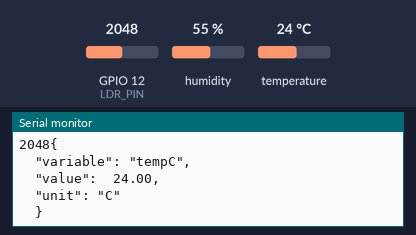
The sketch below on a simulated ESP32. Parts: the last lines printed to the serial monitor. The inputs (shaded band) are chosen by the test bench; at power-on: humidity 55 %, GPIO 12 (LDR_PIN) = 2048, temperature 24 °C. WiFi joins after 1.5 s; servers stay silent unless stated; uploads are accepted with an empty reply.

Above: at 3.3 s.
3.4 s: humidity set to 22 %
At 4.9 s:
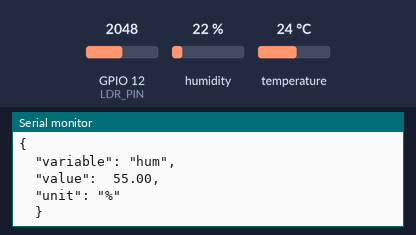
8.8 s: GPIO 12 (LDR_PIN) set to 2866
At 9.6 s:
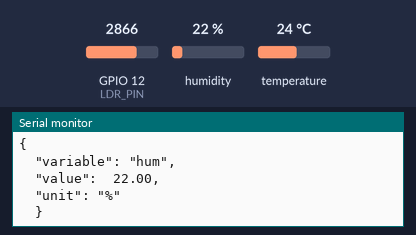
14.2 s: temperature set to 12 °C
At 16.0 s:
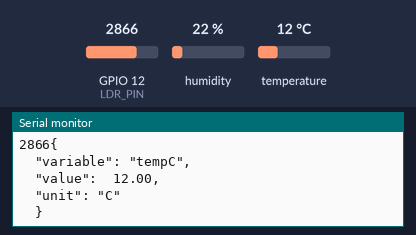
19.6 s: GPIO 12 (LDR_PIN) set to 3603
At 23.9 s:
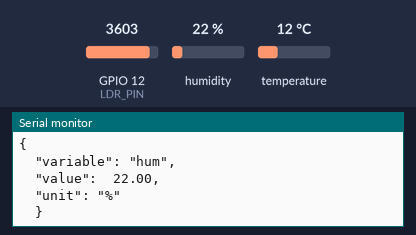
25.0 s: humidity set to 40 %
At 30.3 s:
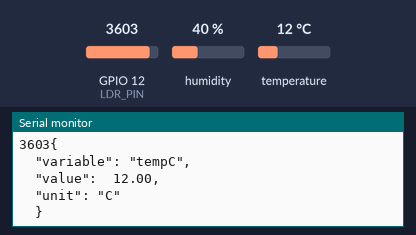
Timing chart, 0 to 31.4 s (numbered marks = the images above; inputs shaded):
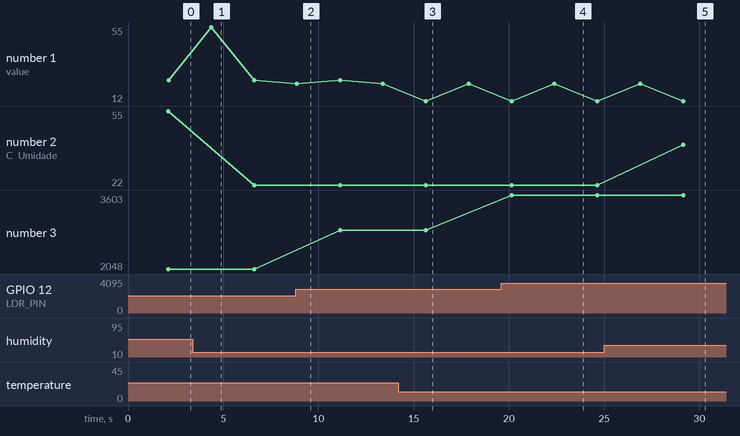

Measured:
- after the input at 14.2 s, the serial monitor: prints a new line after 1.4 s (image 3)
- after the input at 19.6 s, the serial monitor: prints a new line after 0.54 s (image 4)
- after the input at 25.0 s, the serial monitor: prints a new line after 4.1 s (image 5)
- plotted number 2: 55 → 22 after the input at 3.4 s, 22 → 40 after the input at 25.0 s
- plotted number 3: 2048 → 2866 after the input at 8.8 s, 2866 → 3603 after the input at 19.6 s

The sketch:

codigo-fonte.ino
```cpp
#include "Arduino.h"
#include "WiFi.h"
#include "HTTPClient.h"
#include <DHT.h>

#define DHTPIN 13     // pino do sensor conectado
#define DHTTYPE DHT11   // modelo do sensor usado

  DHT dht(DHTPIN, DHTTYPE);

  float tempC = 0; // leitura da temperatura em Celsius
  float hum = 0; // leitura da umidade relativa do ar


char ssid[] = "Pedro"; // Replace with your Wi-Fi SSID
char pass[] = "Pedro12345"; // Replace with your Wi-Fi password
char serverAddress[] = "https://api.tago.io/data"; // TagoIO API endpoint
char contentHeader[] = "application/json"; // Content type for HTTP request
char tokenHeader[] = "74123ea9-6948-4f20-840d-5c54aab14355"; // Your TagoIO token
HTTPClient client; // Initialize an instance of the HTTP client

const int LDR_PIN = 12;

unsigned long previousTime = 0;
int buzzerState = LOW;


void init_wifi() {
  Serial.println("Connecting to WiFi");
  WiFi.begin(ssid, pass);
  while (WiFi.status() != WL_CONNECTED) {
    Serial.print(".");
    delay(1000);
  }
  Serial.println("Connected");
  Serial.print("My IP address is: ");
  Serial.println(WiFi.localIP());
}

void loop() {
  int lightValue = analogRead(LDR_PIN);

 tempC = dht.readTemperature(); // leitura da temperatura em Celsius
 hum = dht.readHumidity(); // leitura da umidade relativa do ar

  Serial.print("Temperatura: ");
  Serial.print(tempC);
  Serial.print("°C, Umidade: ");
  Serial.print(hum);
  Serial.println("%");
  Serial.print(lightValue);
  send_temperatura();
  send_humidade();
    delay(2000);

  }
 void send_temperatura() {
  char anyData[30];
  char postData[300];
  char anyData1[30];
  char bAny[30];
  int statusCode = 0;
  strcpy(postData, "{\n\t\"variable\": \"tempC\",\n\t\"value\": ");
  dtostrf(tempC, 6, 2, anyData);
  strncat(postData, anyData, 100);
  strcpy(anyData1, ",\n\t\"unit\": \"C\"\n\t}\n");
  strncat (postData, anyData1, 100);
  Serial.println(postData);
  client.begin(serverAddress);
  client.addHeader("Content-Type", contentHeader);
  client.addHeader("Device-Token", tokenHeader);
  statusCode = client.POST(postData);
  delay(2000);
  // read the status code and body of the response
  Serial.print("Status code: ");
  Serial.println(statusCode);
  Serial.println("End of POST to TagoIO");
  Serial.println();
}

void send_humidade() {
  char anyData[30];
  char postData[300];
  char anyData1[30];
  char bAny[30];
  int statusCode = 0;
  strcpy(postData, "{\n\t\"variable\": \"hum\",\n\t\"value\": ");
  dtostrf(hum, 6, 2, anyData);
  strncat(postData, anyData, 100);
  strcpy(anyData1, ",\n\t\"unit\": \"%\"\n\t}\n");
  strncat (postData, anyData1, 100);
  Serial.println(postData);
  client.begin(serverAddress);
  client.addHeader("Content-Type", contentHeader);
  client.addHeader("Device-Token", tokenHeader);
  statusCode = client.POST(postData);
}
void setup() {
  Serial.begin(9600);
  dht.begin();
  init_wifi();

  delay(100); //quanto tempo entre cada leitura do monitor serial em ms
}
```
